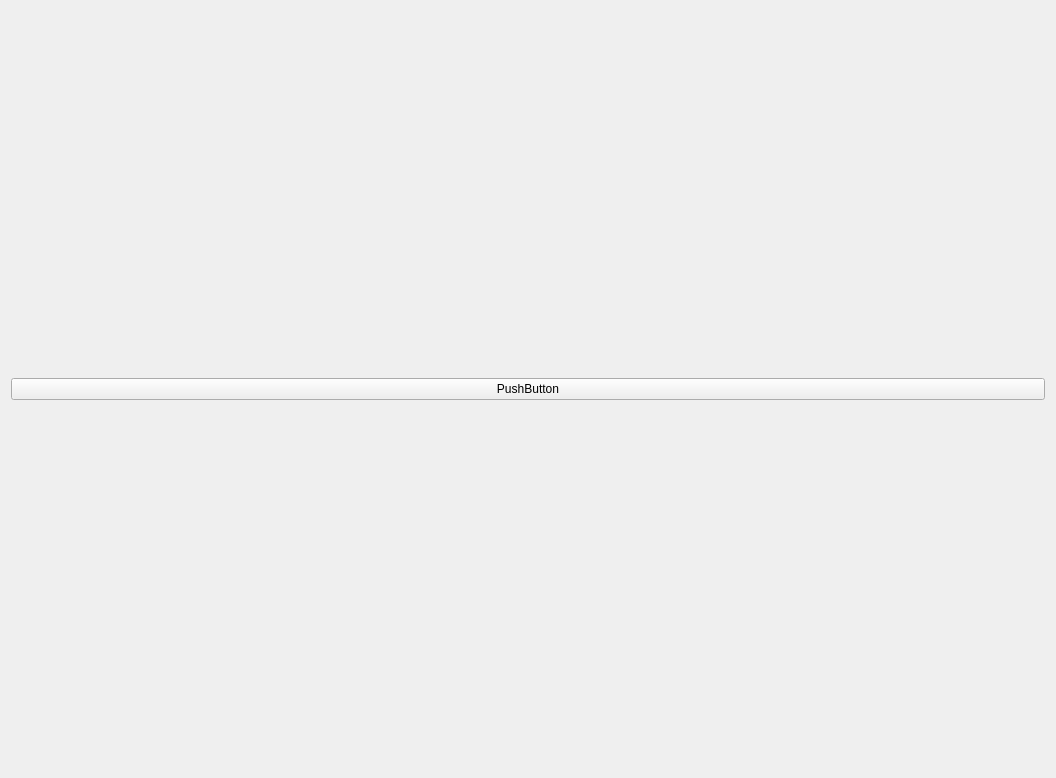
<?xml version="1.0" encoding="UTF-8"?>
<ui version="4.0">
 <class>Settings</class>
 <widget class="QWidget" name="Settings">
  <property name="geometry">
   <rect>
    <x>0</x>
    <y>0</y>
    <width>1056</width>
    <height>778</height>
   </rect>
  </property>
  <property name="windowTitle">
   <string>Form</string>
  </property>
  <layout class="QGridLayout" name="gridLayout">
   <item row="0" column="0">
    <layout class="QVBoxLayout" name="verticalLayout">
     <item>
      <widget class="QPushButton" name="pushButton">
       <property name="text">
        <string>PushButton</string>
       </property>
      </widget>
     </item>
    </layout>
   </item>
  </layout>
 </widget>
 <resources/>
 <connections/>
</ui>
